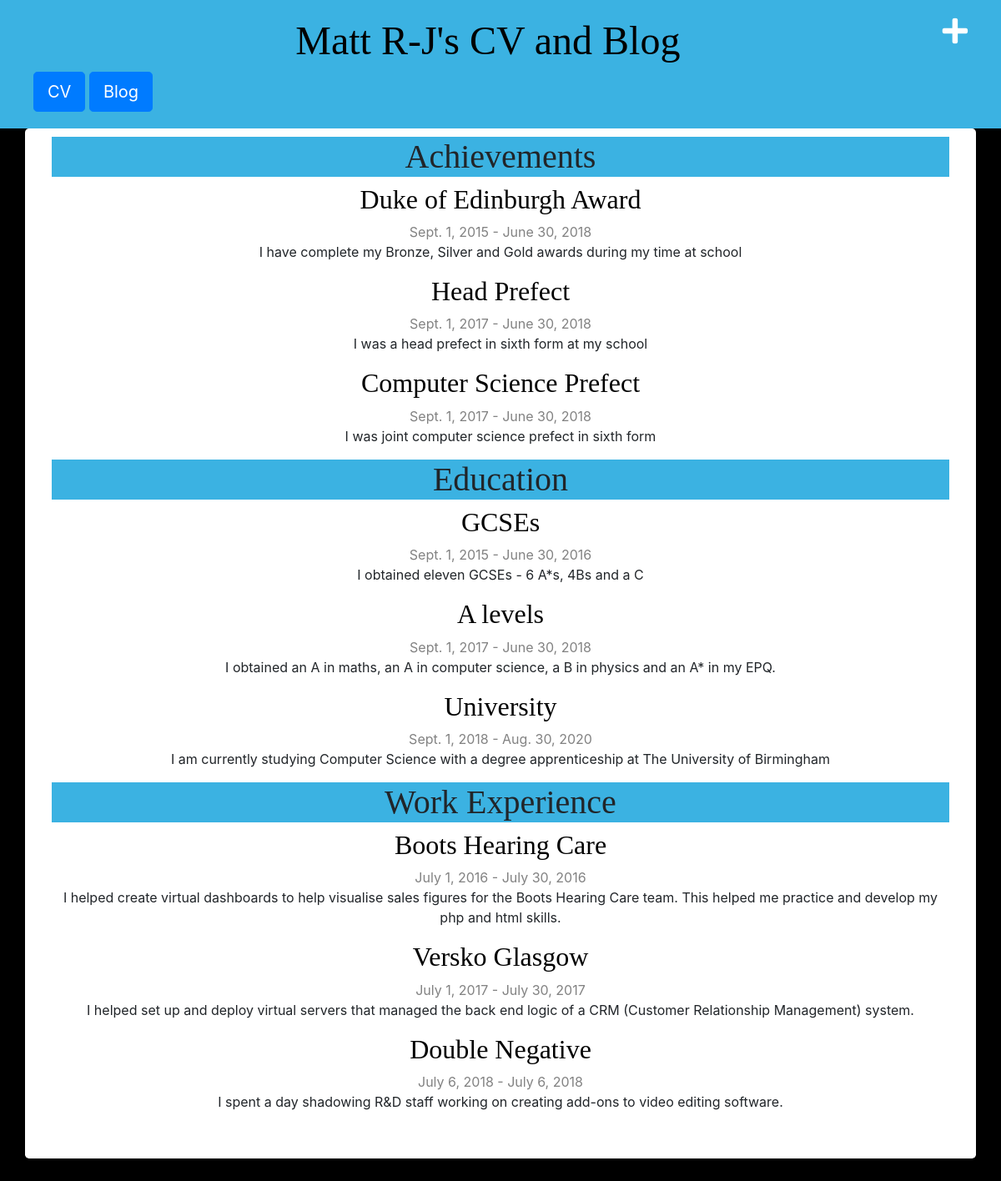
Screenshot of /cv (signed in) with the database file from the repository.
### blog/models.py (models this page shows, shortened)
class CV(models.Model):
    tag = models.CharField(default="Education", max_length=200, choices=[("Achievements","Achievements"),("Education", "Education"),("Work Experience","Work Experience")])
    title = models.CharField(max_length=200)
    text = models.TextField()
    start_date = models.DateField(default=timezone.now, blank=False, null=False)
    end_date = models.DateField(default=timezone.now(), blank=False, null=False)

### blog/views.py (the view)
# urls.py: path('cv', views.cv_list, name='cv_list'),
def cv_list(request):
    posts = CV.objects.filter(start_date__lte=timezone.now()).order_by('start_date')
    return render(request, 'blog/cv_list.html', {'posts': posts, 'tags' : ["Achievements","Education","Work Experience"]})

### blog/templates/blog/cv_list.html
{% extends 'blog/base.html' %}
{% block content %}
    {% for tag in tags %}
        <h1>{{ tag }}</h1>
            {% for post in posts %}
                {% if tag == post.tag %}
                    <div class="post">
                        <h2><a href="{% url 'cv_detail' pk=post.pk %}">{{ post.title }}</a></h2>
                        <div class="date">
                            {{ post.start_date }}
                             -
                            {{ post.end_date }}
                        </div>
                        <p>{{ post.text|linebreaksbr }}</p>
                    </div>
                {% endif %}
            {% endfor %}
    {% endfor %}
{% endblock %}

### blog/static/css/blog.css (style rules this page uses)
h1 a, h2 a { color: #3BB2E2; font-family: 'Georgia'; }
body { background: black; }
body .content h1 { background: #3BB2E2; }
h1 { text-align: center; }
h1, h2, h3, h4 { font-family: 'Georgia', cursive; }
.date { color: #828282; }
.post { margin-bottom: 10px; }
.post h2 a, .post h2 a:visited { color: #000000; }

### rows the page displays
CV: title "Duke of Edinburgh Award", start_date "Sept. 1, 2015", end_date "June 30, 2018", text "I have complete my Bronze, Silver and Gold awards during my time at school"
CV: title "Head Prefect", start_date "Sept. 1, 2017", end_date "June 30, 2018", text "I was a head prefect in sixth form at my school"
CV: title "Computer Science Prefect", start_date "Sept. 1, 2017", end_date "June 30, 2018", text "I was joint computer science prefect in sixth form"
CV: title "GCSEs", start_date "Sept. 1, 2015", end_date "June 30, 2016", text "I obtained eleven GCSEs - 6 A*s, 4Bs and a C"
CV: title "A levels", start_date "Sept. 1, 2017", end_date "June 30, 2018", text "I obtained an A in maths, an A in computer science, a B in physics and an A* in my EPQ."
CV: title "University", start_date "Sept. 1, 2018", end_date "Aug. 30, 2020", text "I am currently studying Computer Science with a degree apprenticeship at The University of Birmingham"
CV: title "Boots Hearing Care", start_date "July 1, 2016", end_date "July 30, 2016", text "I helped create virtual dashboards to help visualise sales figures for the Boots Hearing Care team. This helped me practice and develop my php and html skills."
CV: title "Versko Glasgow", start_date "July 1, 2017", end_date "July 30, 2017", text "I helped set up and deploy virtual servers that managed the back end logic of a CRM (Customer Relationship Management) system."
CV: title "Double Negative", start_date "July 6, 2018", end_date "July 6, 2018", text "I spent a day shadowing R&D staff working on creating add-ons to video editing software."

### other values shown
{{ tag }} "Achievements" "Education" "Work Experience"
